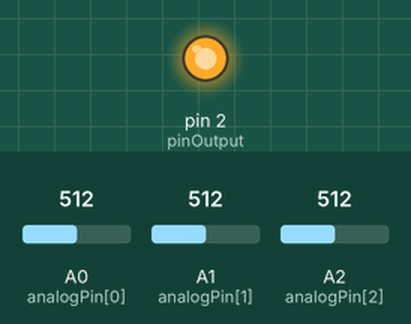
The sketch below on a simulated Arduino Mega 2560, built with avr-gcc and run on an emulated ATmega2560. Shown: output pins drawn as LEDs (lit = HIGH). The inputs (shaded band) are chosen by the test bench; at power-on: A0 (analogPin[0]) = 512, A1 (analogPin[1]) = 512, A2 (analogPin[2]) = 512. What the sketch prints to the serial monitor is not drawn.

Above: at 1.2 s.
1.3 s: A0 (analogPin[0]) set to 425
2.8 s: A0 (analogPin[0]) set to 395
Timing chart, 0 to 5.8 s (numbered marks = the images above; inputs shaded):
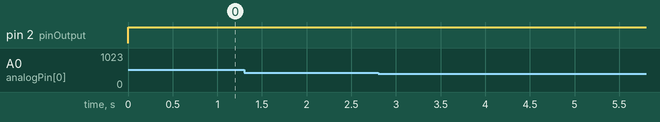

The sketch:

show_read.ino
```cpp
const int pinOutput = 2;
const int analogPin[14] = {A0, A1, A2, A3, A4, A5, A6, A7, A8, A9, A10, A11, A12, A13};
const int N_dots = 3;
float analogValue[14];
float buf_analogValue[14];

float accelaration_start[3] = {-0.3, -0.06, -0.45};

float accelaration_stop[3] = {0.08, 0.15, 0.5};

float baseLine[14];
int tare[14];
int buf_tare;

void setup() {
  pinMode(pinOutput, OUTPUT);
  Serial.begin(115200);

  digitalWrite(pinOutput, HIGH);
  for (int n = 0; n < 14; n++){
    analogValue[n] = analogRead(analogPin[n]);
    tare[n] = analogValue[n];
    buf_analogValue[n] = analogValue[n];
  }
  digitalWrite(pinOutput, LOW);
}

int av[14] = {0, 0, 0, 0, 0, 0, 0, 0, 0, 0, 0, 0, 0, 0};
float accelaration[14];
int flag[14] = {0, 0, 0, 0, 0, 0, 0, 0, 0, 0, 0, 0, 0, 0};


void loop() {
  for (int i = 0; i < 40; i++){
    for (int j = 0; j < 5; j++){
      for (int n = 0; n < N_dots; n++){
        digitalWrite(pinOutput, HIGH);
        analogValue[n] = analogRead(analogPin[n]);
        av[n] += analogValue[n];
      }

      // digitalWrite(pinOutput, LOW);
      delay(7);
    }

    for (int n = 0; n < N_dots; n++){
      analogValue[n] = av[n]/5.0;
      av[n] = 0;

      accelaration[n] = (analogValue[n]-buf_analogValue[n])/35.0;

      if (accelaration[n] < accelaration_start[n]){
        flag[n] = 1;
      }else if (accelaration[n] > accelaration_stop[n]){
        flag[n] = 0;
      }

      if (flag[n] != 1){
        baseLine[n] = analogValue[n];
      }
      Serial.print(analogValue[n] - baseLine[n]); Serial.print(" ");

      Serial.print(accelaration[n]); Serial.print(" ");

      buf_analogValue[n] = analogValue[n];
    }
    Serial.println("");
    // Serial.print(accelaration[n]); Serial.print(" "); Serial.print(analogValue[n] - baseLine[n]); Serial.print(" "); Serial.print(analogValue[n]); Serial.print(" "); Serial.println(flag[n]);
    //
  }
}
```

Measured:
- after the input at 1.3 s, every drawn part: stays the same
- after the input at 2.8 s, every drawn part: stays the same
